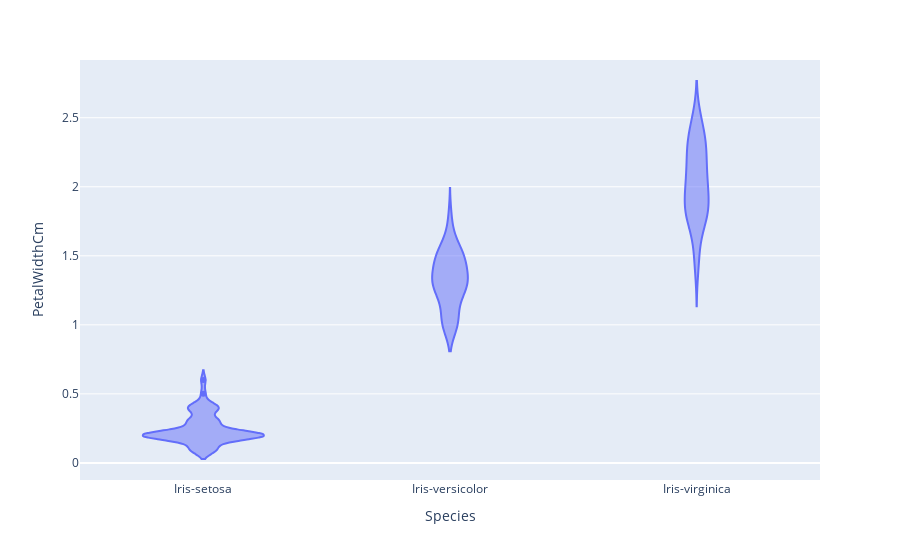

Source (notebook cell):
### Code cell
px.violin(data,x = 'Species' ,y= 'PetalWidthCm')

### Figure 1 — Plotly figure (JSON) as saved in the notebook; plotly's stock layout.template omitted (floating-point values rounded to 4 significant figures; data arrays with more than 128 entries replaced by an {"elided": "..."} marker saying what was removed)
{"data": [{"alignmentgroup": "True", "box": {"visible": false}, "hovertemplate": "Species=%{x}<br>PetalWidthCm=%{y}<extra></extra>", "legendgroup": "", "marker": {"color": "#636efa"}, "name": "", "offsetgroup": "", "orientation": "v", "scalegroup": "True", "showlegend": false, "type": "violin", "x": {"elided": "150 str values"}, "x0": " ", "xaxis": "x", "y": {"elided": "150 float values"}, "y0": " ", "yaxis": "y"}], "layout": {"autosize": true, "legend": {"tracegroupgap": 0}, "margin": {"t": 60}, "violinmode": "group", "xaxis": {"anchor": "y", "autorange": true, "domain": [0, 1], "range": [-0.5, 2.5], "title": {"text": "Species"}, "type": "category"}, "yaxis": {"anchor": "x", "autorange": true, "domain": [0, 1], "range": [-0.1239, 2.918], "title": {"text": "PetalWidthCm"}, "type": "linear"}}}
